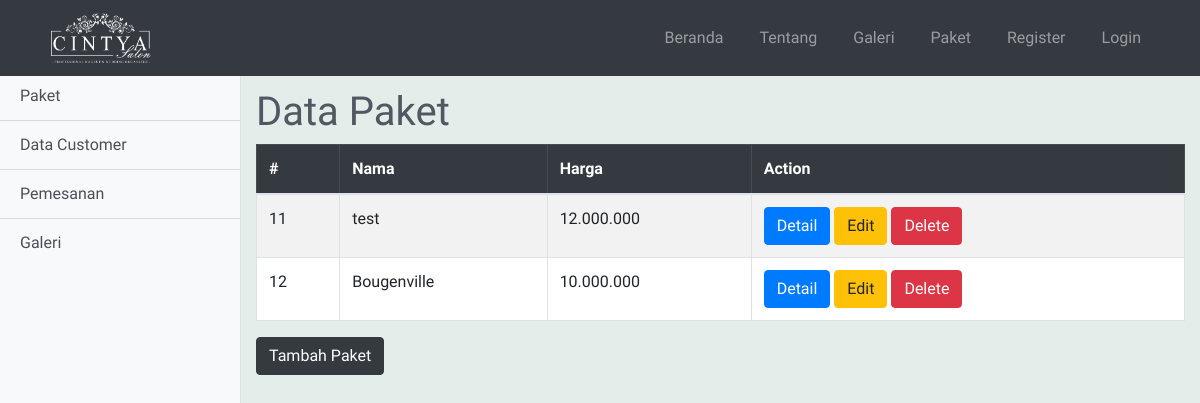
/admin-paket.php, run on an earlier commit of the app's database.
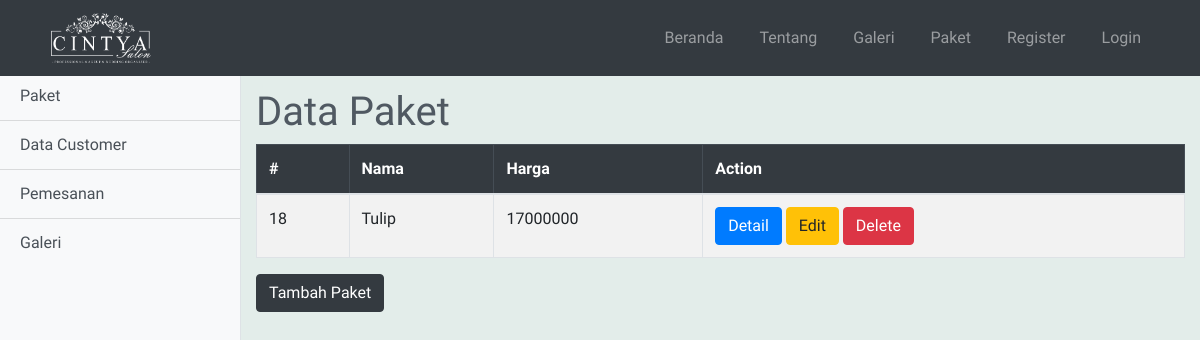
And on a later commit of the database.
### tables this page shows
CREATE TABLE `paket` (
  `id_paket` int(11) NOT NULL,
  `nama_paket` varchar(45) DEFAULT NULL,
  `harga` longtext,
  `dekorasi` varchar(255) DEFAULT NULL,
  `rias_baju` varchar(255) DEFAULT NULL,
  `dokumentasi` varchar(255) DEFAULT NULL,
  `mc` varchar(45) DEFAULT NULL,
  `free` varchar(255) DEFAULT NULL,
  `biaya_pelihara` longtext NOT NULL,
  `foto` varchar(255) NOT NULL
);

### admin-paket.php (the view, shortened to what this page needs)
<!DOCTYPE html>
<html lang="en">
<head>
    <?php include 'includes/head.php' ?>
    <link href="css/simple-sidebar.css" rel="stylesheet">
</head>
<body>
    <?php include 'includes/navbar.php' ?>
    <div class="d-flex pt-5 mt-4" id="wrapper">
        <?php include 'includes/sidebar.php' ?>
        <div style="background-color:#E3EDEA;" id="page-content-wrapper">
            <div class="container-fluid mt-3">
                <h1 class="">Data Paket</h1>
            </div>
            <div class="container">
                <table class="table table-striped table-bordered" style="background-color: white;">
                    <thead class="table-dark">
                        <tr class="">
                            <th scope="col">#</th>
                            <th scope="col">Nama</th>
                            <th scope="col">Harga</th>
                            <th scope="col">Action</th>
                        </tr>
                    </thead>
                    <tbody>
                        <?php
                        $query = "SELECT * FROM paket";
                        $result = mysqli_query($con, $query);
                        if (mysqli_num_rows($result) > 0) {
                            while ($row = mysqli_fetch_assoc($result)) {
                                ?>
                                <tr class="">
                                    <td> <?php echo $row["id_paket"] ?> </td>
                                    <td> <?php echo $row["nama_paket"] ?> </td>
                                    <td><?php echo $row["harga"] ?></td>
                                    <td>
                                        <a href="#modal" class="btn btn-primary" data-toggle="modal" aria-pressed="false" data-target="#modal<?php echo $row["id_paket"] ?>" role="button">Detail</a>
                                        <a role="button" class="btn btn-warning" href="edit-paket.php?id=<?php echo $row["id_paket"] ?> ">Edit</a>
                                        <a role="button" class="btn btn-danger" href="proses/proses_delete-paket.php?id=<?php echo $row["id_paket"] ?> ">Delete</a>
                                    </td>
                                </tr>
                            <?php } ?>
                        <?php }
                        ?>
                    </tbody>
                </table>
            </div>
            <div class="container-fluid">
                <a name="" id="" class="btn btn-dark" href="tambah-paket.php" role="button">Tambah Paket</a>
            </div>
        </div>
    </div>
</body>
</html>

What changed in the data, as far as the page shows it:
removed paket: id_paket "11", nama_paket "test", harga "12.000.000"
removed paket: id_paket "12", nama_paket "Bougenville", harga "10.000.000"
added paket: id_paket "18", nama_paket "Tulip", harga "17000000"
